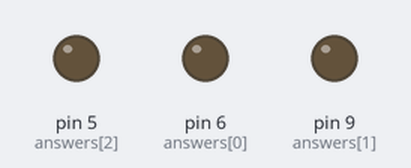
The sketch below on a simulated Arduino Uno, built with avr-gcc and run on an emulated ATmega328P. On the bench: output pins drawn as LEDs (lit = HIGH).

Above: at 0.1 s.
At 55.1 s:
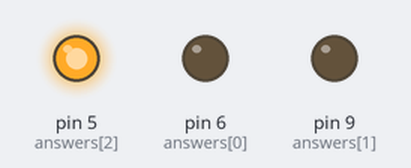
At 85.1 s:
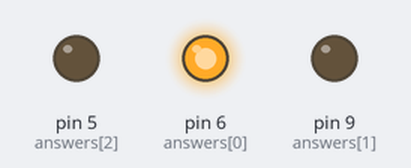
At 115.1 s:
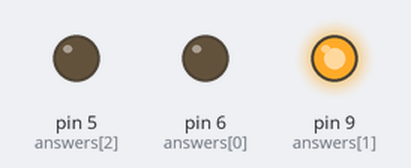
Timing chart, 0 to 121.5 s (numbered marks = the images above):
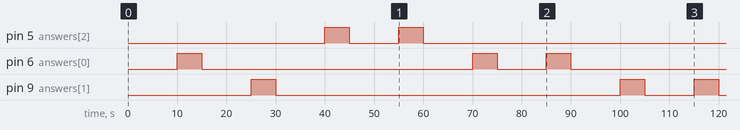

Measured:
- by itself, pin 5 (answers[2]): LOW → HIGH at 40.0 s, → LOW 5.0 s later, → HIGH 10.0 s later, → LOW 5.0 s later, … (4 changes in this stretch)
- by itself, pin 6 (answers[0]): goes HIGH 5.0 s, LOW 55.0 s, HIGH 5.0 s, LOW 10.0 s, HIGH 5.0 s, then LOW
- by itself, pin 9 (answers[1]): goes HIGH 5.0 s, LOW 70.0 s, HIGH 5.0 s, LOW 10.0 s, HIGH 5.0 s, then LOW

The sketch:

Haptic_Feedback.ino
```cpp
/*
    Vibration Motor with Arduino
    For more details, visit: https://techzeero.com/arduino-tutorials/vibration-motor-with-arduino/
*/

// Setting Variables
const int answers[10] = {6, 9, 5, 5, 6, 6, 9, 9, 5, 6}; //test answers
int count = 0;  //question counter

//const int motorPin_1 = 5, motorPin_2 = 6, motorPin_3 = 9; //motor transistor pins


void setup()
{
  pinMode(5, OUTPUT);
  pinMode(6, OUTPUT);
  pinMode(9, OUTPUT);
}

void loop()
{
    for (int count=0; count<10; ++count){
      Serial.print("Question ");
      Serial.print(count+1);
      delay(10000); //10 seconds
      analogWrite(answers[count], 255); //cool
      delay(5000); //5 seconds
      analogWrite(answers[count], 0); //stop
    }
    Serial.println("Test is Done");
    delay(120000); //2 minutes
}
```
